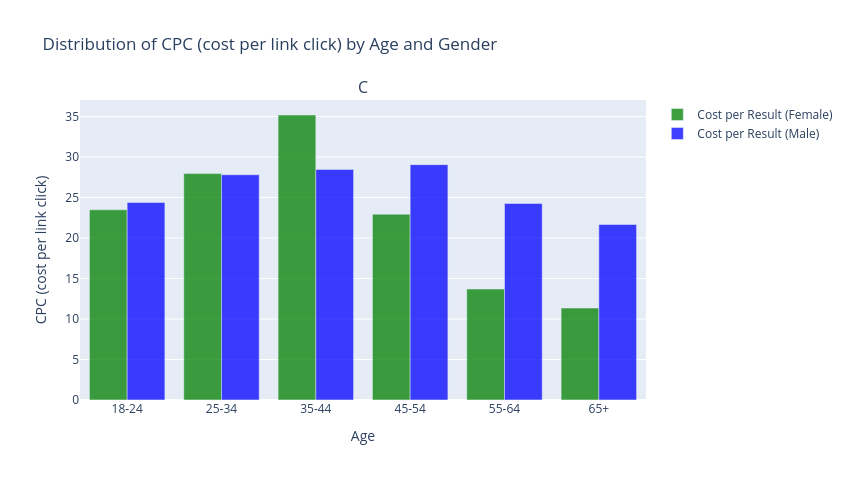

The notebook cell this image was saved under:
### Code cell
colors = {'Male': 'blue', 'Female': 'green'}

fig_cost_per_result = make_subplots(rows=1, cols=1, subplot_titles=('CPC (cost per link click) by Age and Gender'))

for gender in data_agg['Gender'].unique():
    filtered_data = data_agg[data_agg['Gender'] == gender]
    
    fig_cost_per_result.add_trace(go.Bar(
        x=filtered_data['Age'],
        y=filtered_data['CPC (cost per link click)'],
        name=f'Cost per Result ({gender})',
        marker_color=colors.get(gender, 'gray'),  
        opacity=0.75  
    ))

fig_cost_per_result.update_layout(
    title_text='Distribution of CPC (cost per link click) by Age and Gender',
    xaxis_title='Age',
    yaxis_title='CPC (cost per link click)',
    width=850,  
    height=480,  
    barmode='group'  
)

# Show the plot
fig_cost_per_result.show()

### Figure 1 — Plotly figure (JSON) as saved in the notebook; plotly's stock layout.template omitted (floating-point values rounded to 4 significant figures)
{"data": [{"marker": {"color": "green"}, "name": "Cost per Result (Female)", "opacity": 0.75, "type": "bar", "x": ["18-24", "25-34", "35-44", "45-54", "55-64", "65+"], "y": [23.48, 27.96, 35.19, 22.94, 13.7, 11.35]}, {"marker": {"color": "blue"}, "name": "Cost per Result (Male)", "opacity": 0.75, "type": "bar", "x": ["18-24", "25-34", "35-44", "45-54", "55-64", "65+"], "y": [24.39, 27.82, 28.47, 29.06, 24.27, 21.67]}], "layout": {"annotations": [{"font": {"size": 16}, "showarrow": false, "text": "C", "x": 0.5, "xanchor": "center", "xref": "paper", "y": 1, "yanchor": "bottom", "yref": "paper"}], "barmode": "group", "height": 480, "title": {"text": "Distribution of CPC (cost per link click) by Age and Gender"}, "width": 850, "xaxis": {"anchor": "y", "autorange": true, "domain": [0, 1], "range": [-0.5, 5.5], "title": {"text": "Age"}, "type": "category"}, "yaxis": {"anchor": "x", "autorange": true, "domain": [0, 1], "range": [0, 37.05], "title": {"text": "CPC (cost per link click)"}, "type": "linear"}}}
